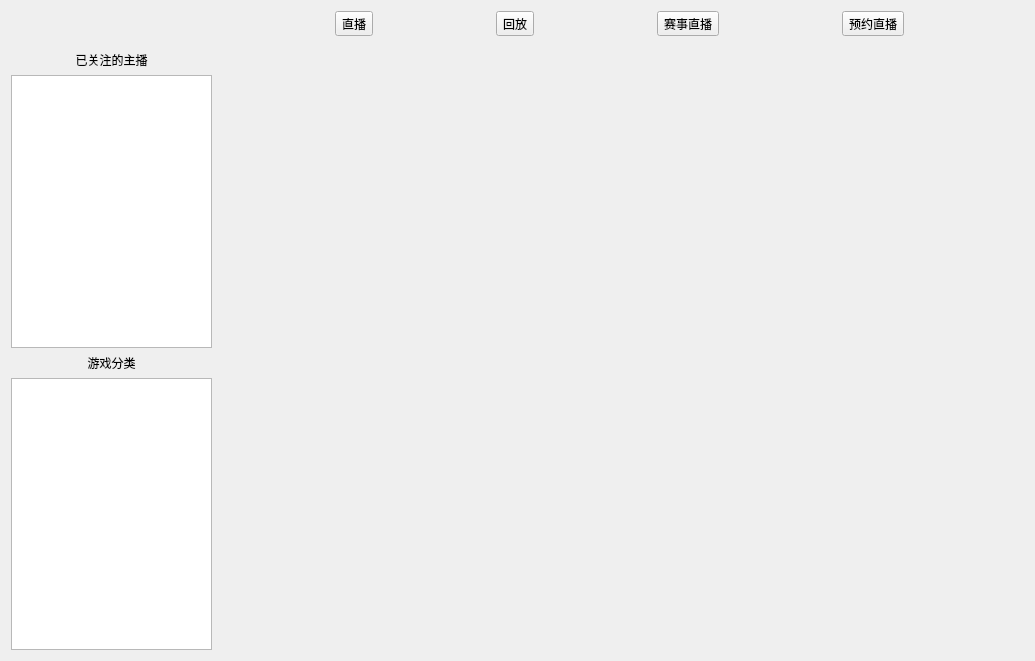
<?xml version="1.0" encoding="UTF-8"?>
<ui version="4.0">
 <class>live_broadcast</class>
 <widget class="QWidget" name="live_broadcast">
  <property name="geometry">
   <rect>
    <x>0</x>
    <y>0</y>
    <width>1035</width>
    <height>661</height>
   </rect>
  </property>
  <property name="windowTitle">
   <string>live_broadcast</string>
  </property>
  <layout class="QGridLayout" name="gridLayout">
   <item row="0" column="0">
    <layout class="QHBoxLayout" name="horizontalLayout_3" stretch="2,8">
     <item>
      <layout class="QVBoxLayout" name="verticalLayout" stretch="0,0,5,0,5">
       <item>
        <spacer name="verticalSpacer">
         <property name="orientation">
          <enum>Qt::Vertical</enum>
         </property>
         <property name="sizeHint" stdset="0">
          <size>
           <width>20</width>
           <height>40</height>
          </size>
         </property>
        </spacer>
       </item>
       <item>
        <widget class="QLabel" name="label">
         <property name="text">
          <string>已关注的主播</string>
         </property>
         <property name="alignment">
          <set>Qt::AlignCenter</set>
         </property>
        </widget>
       </item>
       <item>
        <widget class="QListWidget" name="gamer_list"/>
       </item>
       <item>
        <widget class="QLabel" name="label_2">
         <property name="text">
          <string>游戏分类</string>
         </property>
         <property name="alignment">
          <set>Qt::AlignCenter</set>
         </property>
        </widget>
       </item>
       <item>
        <widget class="QListWidget" name="game_list"/>
       </item>
      </layout>
     </item>
     <item>
      <layout class="QVBoxLayout" name="verticalLayout_2">
       <item>
        <layout class="QHBoxLayout" name="horizontalLayout">
         <item>
          <widget class="QToolButton" name="paly_btn">
           <property name="text">
            <string>直播</string>
           </property>
          </widget>
         </item>
         <item>
          <widget class="QToolButton" name="playback_btn">
           <property name="text">
            <string>回放</string>
           </property>
          </widget>
         </item>
         <item>
          <widget class="QToolButton" name="game_live_btn">
           <property name="text">
            <string>赛事直播</string>
           </property>
          </widget>
         </item>
         <item>
          <widget class="QToolButton" name="order_btn">
           <property name="text">
            <string>预约直播</string>
           </property>
          </widget>
         </item>
        </layout>
       </item>
       <item>
        <widget class="QWidget" name="widget" native="true"/>
       </item>
      </layout>
     </item>
    </layout>
   </item>
  </layout>
 </widget>
 <resources/>
 <connections/>
</ui>
